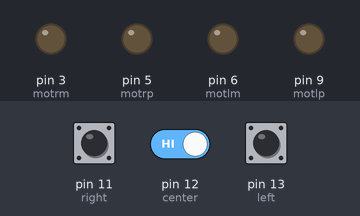
Bench run of a sketch on a simulated Arduino Uno, built with avr-gcc and run on an emulated ATmega328P. Shown: output pins drawn as LEDs (lit = HIGH). Inputs (shaded band) come from the test bench; at power-on: pin 11 (right) LOW, pin 13 (left) LOW, pin 12 (center) HIGH.

Above: at 1.2 s.
1.3 s: pin 11 (right) pulled HIGH for 0.15 s
At 1.7 s:
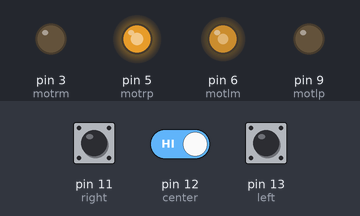
2.9 s: pin 13 (left) pulled HIGH for 0.15 s
At 4.1 s:
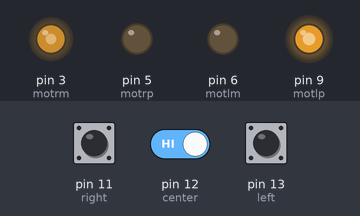
4.5 s: pin 12 (center) driven LOW
At 5.3 s:
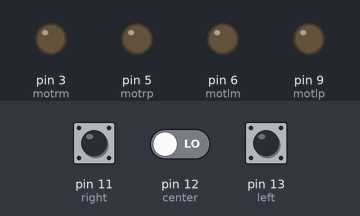
6.0 s: pin 11 (right) pulled HIGH for 1 s
At 6.6 s:
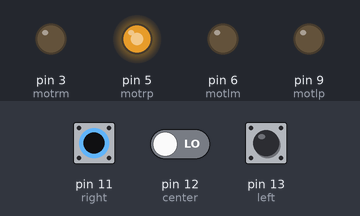
8.5 s: pin 13 (left) pulled HIGH for 1 s
At 9.3 s:
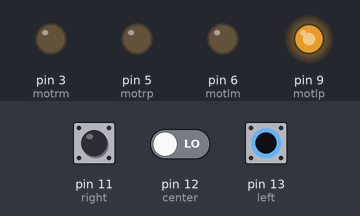
11.0 s: pin 13 (left) pulled HIGH for 3.2 s
At 15.1 s:
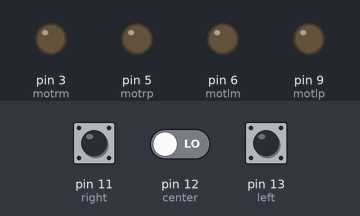
Timing chart, 0 to 16.6 s (numbered marks = the images above; inputs shaded):
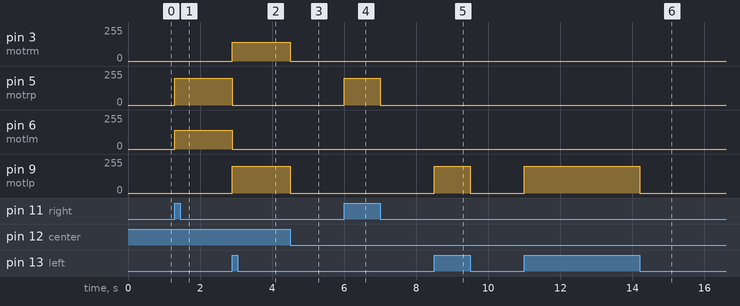

Measured:
- after the input at 1.3 s, pin 5 (motrp): 0/255 → 200/255 at once; pin 6 (motlm): 0/255 → 140/255 at once
- after the input at 2.9 s, pin 3 (motrm): 0/255 → 140/255 at once; pin 5 (motrp): 200/255 → 0/255 at once; pin 6 (motlm): 140/255 → 0/255 at once; pin 9 (motlp): 0/255 → 200/255 at once
- after the input at 4.5 s, pin 3 (motrm): 140/255 → 0/255 at once; pin 9 (motlp): 200/255 → 0/255 at once
- after the input at 6.0 s, pin 5 (motrp): 0/255 → 200/255 at once, → 0/255 1.0 s later
- after the input at 8.5 s, pin 9 (motlp): 0/255 → 200/255 at once, → 0/255 1.0 s later
- after the input at 11.0 s, pin 9 (motlp): 0/255 → 200/255 at once, → 0/255 3.2 s later

The sketch:

lfr.ino
```cpp
int left=13;
int right=11;
int center=12;

int motlp=9;
int motlm=6;
int motrp=5;
int motrm=3;


int Left;
int Center;
int Right;

void setup() {
  // put your setup code here, to run once:
  pinMode(left,INPUT);
  pinMode(center,INPUT);
  pinMode(right,INPUT);

  pinMode(motlp,OUTPUT);
  pinMode(motlm,OUTPUT);
  pinMode(motrp,OUTPUT);
  pinMode(motrm,OUTPUT);

}
void Update(void);
void loop() {
      Update();
  if(Left==1&&Center==0&&Right==1) //run
  {
    analogWrite(motlp,255);
    analogWrite(motlm,0);
    analogWrite(motrp,255);
    analogWrite(motrm,0);
  }
  if((Left==0&&Center==0&&Right==1)) //left
  {
    analogWrite(motlp,0);
    analogWrite(motlm,0);
    analogWrite(motrp,200);
    analogWrite(motrm,0);
  }
   if((Left==1&&Center==0&&Right==0))//right
   {
    analogWrite(motlp,200);
    analogWrite(motlm,0);
    analogWrite(motrp,0);
    analogWrite(motrm,0);
  }
     if((Left==1&&Center==1&&Right==0))//s right
   {
    analogWrite(motlp,200);
    analogWrite(motlm,0);
    analogWrite(motrp,0);
    analogWrite(motrm,140);
  }
   if((Left==0&&Center==1&&Right==1)) //s left
  {
    analogWrite(motlp,0);
    analogWrite(motlm,140);
    analogWrite(motrp,200);
    analogWrite(motrm,0);
  }
  if(Left==0&&Center==0&&Right==0)
  {
    analogWrite(motlp,0);
    analogWrite(motlm,0);
    analogWrite(motrp,0);
    analogWrite(motrm,0);
    delay(30);
  }
 }
void Update(void){
  Left=digitalRead(left);
  Center=digitalRead(center);
  Right=digitalRead(right);
}
```
